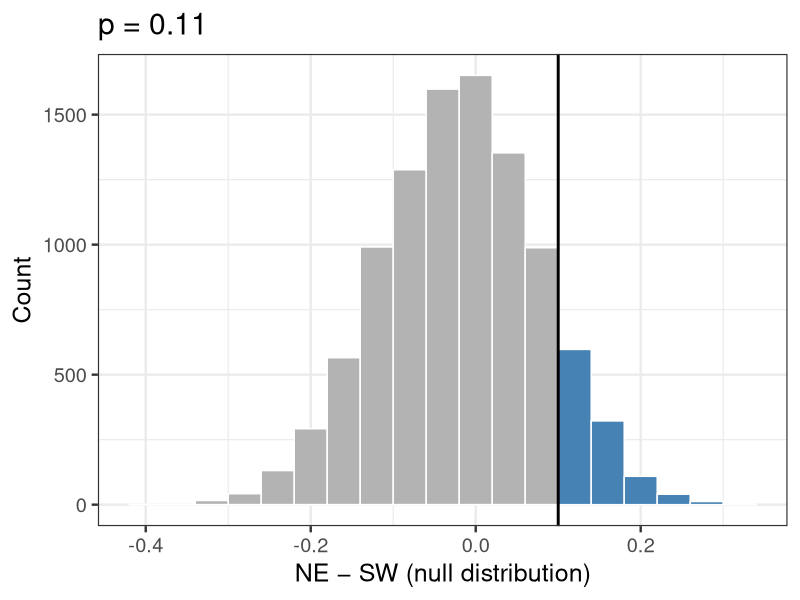
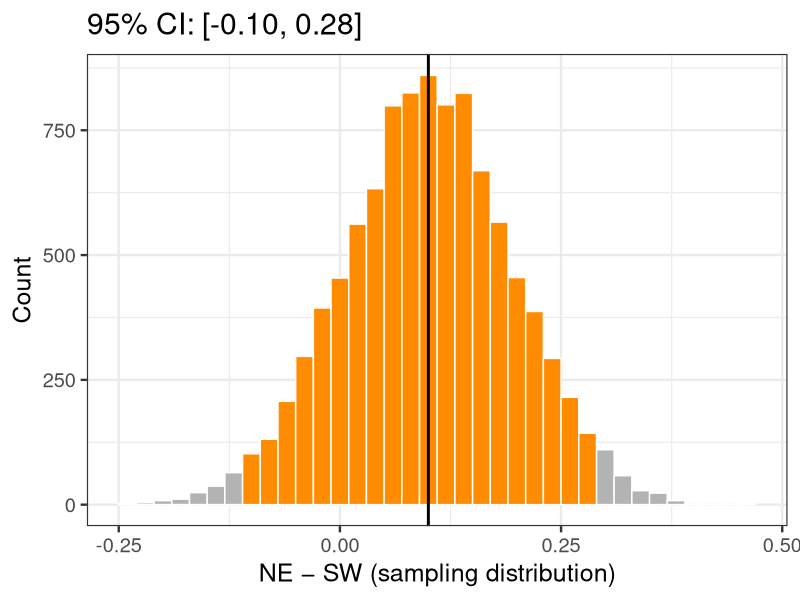
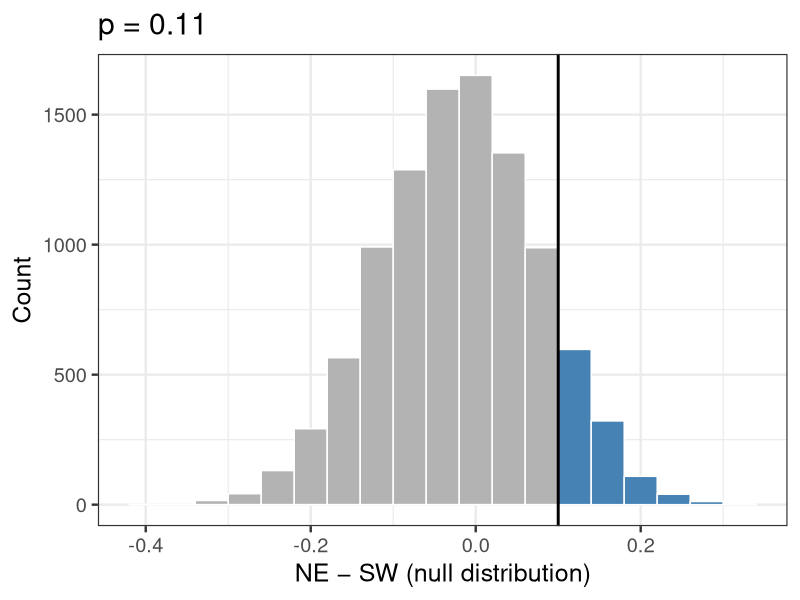
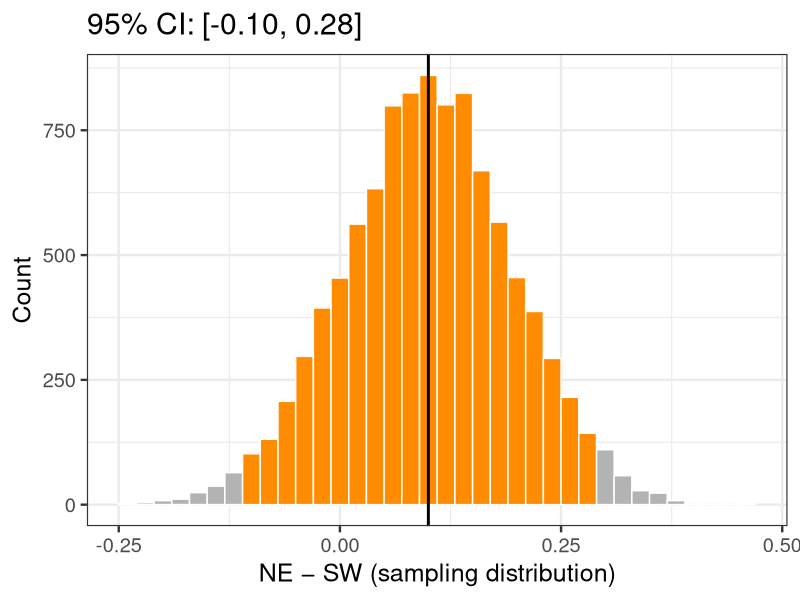

The R source for these figures, in order:
## ---- chunk 1
#| label: setup
#| message: false

library(tidyverse)
set.seed(222)
theme_set(theme_bw(18))
here <- function(x) file.path("..", x)
## ---- chunk 2
#| label: observed-sample

# Same observed sample as the permutation animation: 50 homes per direction,
# 21 high risk in NE and 16 high risk in SW
homes <- tibble(
  direction = rep(c("NE", "SW"), each = 50),
  high_risk = c(
    rep(c(TRUE, FALSE), c(21, 29)),
    rep(c(TRUE, FALSE), c(16, 34))
  )
)

obs_diff <- mean(homes$high_risk[homes$direction == "NE"]) -
  mean(homes$high_risk[homes$direction == "SW"])
## ---- chunk 3
#| label: null-distribution

# Shuffle direction labels 10,000 times, recalculating NE - SW each time
null_diffs <- map_dbl(1:10000, \(i) {
  shuffled <- sample(homes$direction)
  mean(homes$high_risk[shuffled == "NE"]) -
    mean(homes$high_risk[shuffled == "SW"])
})

pvalue <- mean(null_diffs > obs_diff)

p_null <- tibble(diff = null_diffs) |>
  mutate(in_tail = diff > obs_diff) |>
  ggplot(aes(diff, fill = in_tail)) +
  geom_histogram(binwidth = 0.04, colour = "white") +
  geom_vline(xintercept = obs_diff, linewidth = 1) +
  scale_fill_manual(values = c(`FALSE` = "grey70", `TRUE` = "steelblue")) +
  labs(
    x = "NE − SW (null distribution)",
    y = "Count",
    title = str_glue("p = {round(pvalue, 2)}")
  ) +
  theme(legend.position = "none")

p_null
## ---- chunk 4
#| label: bootstrap-distribution

# Resample homes with replacement within each direction 10,000 times,
# recalculating NE - SW each time
boot_diffs <- map_dbl(1:10000, \(i) {
  resampled <- homes |>
    group_by(direction) |>
    slice_sample(prop = 1, replace = TRUE) |>
    ungroup()
  mean(resampled$high_risk[resampled$direction == "NE"]) -
    mean(resampled$high_risk[resampled$direction == "SW"])
}) |>
  # Differences are multiples of 0.02; rounding stops floating point error from
  # splitting a bin at the CI boundary
  round(2)

ci <- quantile(boot_diffs, c(0.025, 0.975))

p_ci <- tibble(diff = boot_diffs) |>
  mutate(in_ci = between(diff, ci[1], ci[2])) |>
  ggplot(aes(diff, fill = in_ci)) +
  geom_histogram(binwidth = 0.02, colour = "white") +
  geom_vline(xintercept = obs_diff, linewidth = 1) +
  scale_fill_manual(values = c(`FALSE` = "grey70", `TRUE` = "darkorange")) +
  labs(
    x = "NE − SW (sampling distribution)",
    y = "Count",
    title = sprintf("95%% CI: [%.2f, %.2f]", ci[1], ci[2])
  ) +
  theme(legend.position = "none")

p_ci
## ---- chunk 5
p_null
## ---- chunk 6
p_ci
